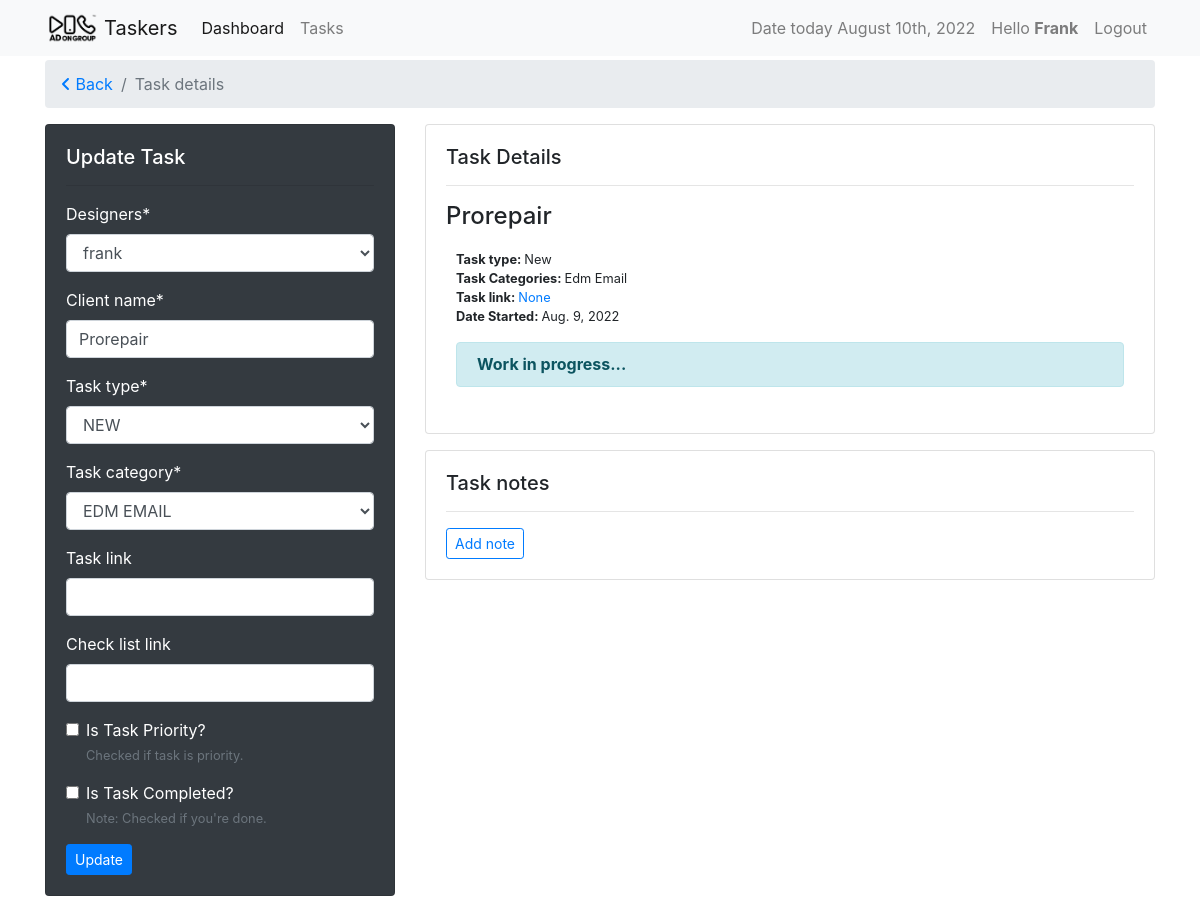
Page /tasks/prorepair-7b591fd9 (signed in) on the earlier database version.
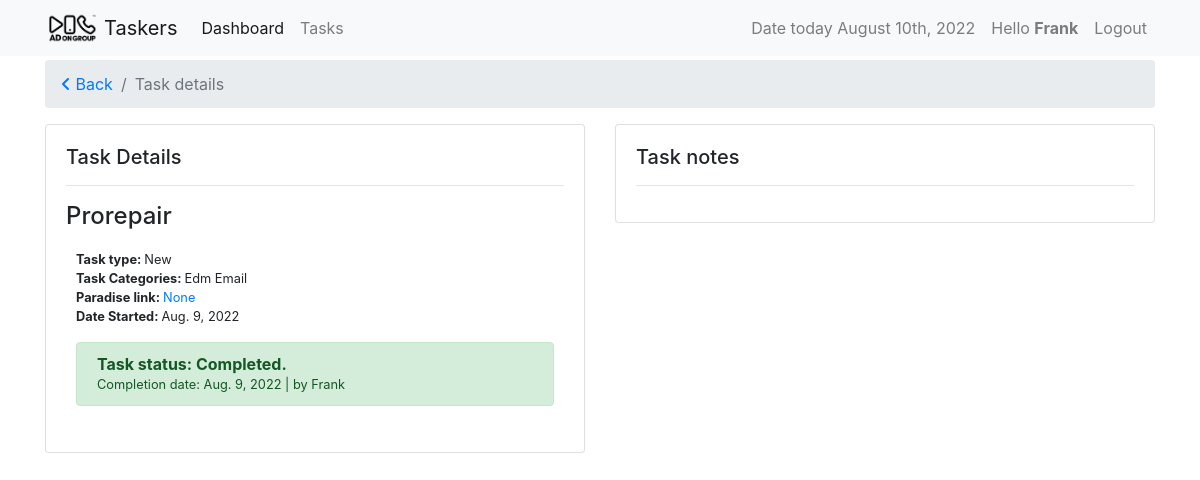
Same page on the later database version.
### tasks/models.py (models this page shows, shortened)
class Task(models.Model):
    slug = models.SlugField(unique=True, null=True, blank=True)
    user = models.ForeignKey(settings.AUTH_USER_MODEL,
                             on_delete=models.CASCADE, verbose_name='designers')
    task_type = models.ForeignKey(
        TaskType, on_delete=models.CASCADE, default=1)
    task_category = models.ForeignKey(
        TaskCategory, on_delete=models.CASCADE, default=1)
    name = models.CharField(max_length=120, verbose_name="Client name")
    paradise_link = models.URLField(
        blank=True, null=True, verbose_name="task link")
    check_list_link = models.URLField(
        max_length=120, verbose_name='check list link', blank=True, null=True)
    is_priority = models.BooleanField(
        default=False, verbose_name="Is Task Priority?", help_text="Checked if task is priority.")
    is_done = models.BooleanField(default=False, verbose_name="Is Task Completed?",
                                  help_text="Note: Checked if you're done.")
    created = models.DateTimeField(auto_now_add=True)
    updated = models.DateTimeField(auto_now=True)
    class Meta:
        ordering = ['-is_priority', 'is_done', '-updated', '-created']

class BaseTime(models.Model):
    created = models.DateTimeField(auto_now_add=True)
    updated = models.DateTimeField(auto_now=True)

class TaskType(BaseTime, models.Model):
    name = models.CharField(max_length=60)
    task_point = models.FloatField(default=0.0)
    def __str__(self):
        return self.name

class TaskCategory(BaseTime, models.Model):
    name = models.CharField(max_length=120, unique=True)
    task_point = models.FloatField(default=0.0)
    class Meta:
        verbose_name_plural = "Task Categories"
    def __str__(self):
        return self.name

### tasks/views.py (the view, shortened to what this page needs)
# urls.py: path('<slug>', views.TaskUpdateView.as_view(), name="taskdetail"),
class TaskUpdateView(View):
    form_class = AdminTaskForm
    template_name = 'task_detail_template.html'
    @method_decorator(login_required)
    def dispatch(self, *args, **kwargs):
        return super().dispatch(*args, **kwargs)
    def get(self, request, *args, **kwargs):
        task_slug = kwargs.get('slug')
        task = get_object_or_404(Task, slug=task_slug)
        remark_form = RemarksForm(request.POST or None)
        if request.user.is_superuser:
            form = AdminTaskForm(request.POST or None, instance=task)
        else:
            form = self.form_class(request.POST or None, instance=task)
        context = {'form': form, 'instance': task, 'remark_form': remark_form}
        return render(request, self.template_name, context)

### tasks/forms.py
class AdminTaskForm(forms.ModelForm):
    class Meta:
        model = Task
        fields = [
            'user',
            'name',
            'task_type',
            'task_category',
            'paradise_link',
            'check_list_link',
            'is_priority',
            'is_done',
        ]

class RemarksForm(forms.ModelForm):
    class Meta:
        model = TaskRemark
        fields = [
            'remarks',
        ]

### tasks/templates/task_detail_template.html (shortened to what this page needs)
{% extends 'base.html' %}
{% load crispy_forms_tags %}
{% block content %}
<nav aria-label="breadcrumb">
    <ol class="breadcrumb">
      <li class="breadcrumb-item"><a href="{{request.META.HTTP_REFERER}}"><i class="fa-solid fa-angle-left"></i> Back</a></li>
      <li class="breadcrumb-item active" aria-current="page">Task details</li>
    </ol>
</nav>
{% if instance.is_done %}
<div class="row">
    <div class="col-sm-6">
        <div class="card mb-3">
            <div class="card-body">
                <h5 class="card-title">Task Details
                </h5>
                <hr>
                <h4>{{ instance.name|title }}</h4>
                <div class="text-details">
                    <p class="card-text">
                        <small><strong>Task type: </strong>{{ instance.task_type|title }}</small> <br>
                        <small><strong>Task Categories: </strong>{{ instance.task_category|title }}</small> <br>
                        <small><strong>Paradise link: </strong><a href="{{ instance.paradise_link }}">{{ instance.paradise_link }}</a></small> <br>
                        <small><strong>Date Started: </strong>{{ instance.created|date }}</small> <br>
                    </p>
                    {% if instance.is_done %}
                    <div class="alert alert-success" role="alert">
                        <strong>Task status: Completed.</strong><br>
                        <small>Completion date: {{ instance.updated|date }} | by {{ instance.user|title }}</small>
                    </div>
                    {% else %}
                    <div class="alert alert-info" role="alert">
                        <strong>Working in progress...</strong>
                    </div>
                    {% endif %}
                </div>
            </div>
        </div>
    </div>
    <div class="col-sm-6">
        <div class="card">
            <div class="card-body">
                <h5>Task notes</h5>
                <hr>
            </div>
        </div>
    </div>
</div>
{% else %}
<div class="row">
    <div class="col-sm-4">
        <div class="card text-white bg-dark mb-3">
            <div class="card-body">
                <h5>Update Task</h5>
                <hr>
                <form method="POST">
                    {{ form|crispy }}
                    <input class="btn btn-primary btn-sm" type="submit" value="Update">
                </form>
            </div>
        </div>
    </div>
    <div class="col-sm-8">
        <div class="card mb-3">
            <div class="card-body">
                <h5 class="card-title">Task Details
                </h5>
                <hr>
                <h4>{{ instance.name|title }}</h4>
                <div class="text-details">
                    <p class="card-text">
                        <small><strong>Task type: </strong>{{ instance.task_type|title }}</small> <br>
                        <small><strong>Task Categories: </strong>{{ instance.task_category|title }}</small> <br>
                        <small><strong>Task link: </strong><a href="{{ instance.paradise_link }}">{{ instance.paradise_link }}</a></small> <br>
                        <small><strong>Date Started: </strong>{{ instance.created|date }}</small> <br>
                    </p>
                    {% if instance.is_done %}
                    <div class="alert alert-success" role="alert">
                        <strong>Task status: Completed.</strong><br>
                        <small>Completion date: {{ instance.updated|date }} | by {{ instance.user|title }}</small>
                    </div>
                    {% else %}
                    <div class="alert alert-info" role="alert">
                        <strong>Work in progress...</strong>
                    </div>
                    {% endif %}
                </div>
            </div>
        </div>
        <div class="card">
            <div class="card-body">
                <h5>Task notes</h5>
                <hr>
                {% if perms.tasks %}
                    {% if perms.tasks.add_taskremark %}
                        <button type="button" class="btn btn-outline-primary btn-sm" data-toggle="modal" data-target="#addNote">
                            Add note
                        </button>
                    {% endif %}
                {% endif %}
            </div>
        </div>
    </div>
</div>
{% endif %}
{% endblock %}

### templates/base.html (shortened to what this page needs)
{% load static %}
{% load l10n %}
<!doctype html>
<html lang="en">
    <head>
        <link rel="stylesheet" href="https://cdn.jsdelivr.net/npm/bootstrap@4.0.0/dist/css/bootstrap.min.css">
        <link rel="stylesheet" type="text/css" href="https://cdn.datatables.net/v/bs5/jq-3.6.0/jszip-2.5.0/dt-1.11.3/af-2.3.7/b-2.0.1/b-html5-2.0.1/b-print-2.0.1/r-2.2.9/datatables.min.css"/>
        <link href="https://cdnjs.cloudflare.com/ajax/libs/font-awesome/6.1.1/css/all.min.css" rel="stylesheet" />
        <link rel="stylesheet" href="https://cdnjs.cloudflare.com/ajax/libs/Chart.js/2.8.0/Chart.min.css" />
        <link rel="stylesheet" href="{% static 'style.css' %}">
    </head>
    <body>
        {% if request.user.is_anonymous %}
            {% block login %}
            {% endblock %}
        {% else %}
        {% include 'includes/header.html' %}
        <div class="container mt-1">
            {% block content %}
            {% endblock %}
        </div>
        {% endif %}
    </body>
</html>

### templates/includes/header.html (shortened to what this page needs)
{% load static %}
{% load tz %}
<nav class="navbar navbar-expand-lg navbar-light bg-light">
    <div class="container">
        <a class="navbar-brand" href="{% url 'taskers:userview' %}">
            <img src="{% static 'img/AOG-logo_black.png' %}" width="auto" height="30" class="d-inline-block align-top" alt="">
            Taskers
        </a>
        <div class="collapse navbar-collapse" id="navbarSupportedContent">
        <ul class="navbar-nav mr-auto">
            <li class="nav-item active">
                <a class="nav-link" href="{% url 'dashboards:dashboard' %}">Dashboard</a>
            </li>
            <li class="nav-item">
                <a class="nav-link" href="{% url 'taskers:userview' %}">Tasks <span class="sr-only">(current)</span></a>
            </li>
        </ul>
        <ul class="navbar-nav float-left">
            <li class="nav-item">
                <a class="nav-link" href="#">
                    {% timezone  "Asia/Manila" %}
                        Date today {% now "F jS, Y" %}
                    {% endtimezone  %}
                </a>
            </li>
            <li class="nav-item">
                <a class="nav-link" href="#">Hello <strong>{{ request.user.get_username|title }}</strong></a>
            </li>
            {% if request.user.is_authenticated %}
            <li class="nav-item">
                <a class="nav-link" href="#" data-toggle="modal" data-target="#logoutModalCenter">Logout</a>
            </li>
            {% endif %}
        </ul>
        </div>
    </div>
</nav>

### tasks/static/style.css (style rules this page uses)
.text-details { padding: 10px; background-color: white; line-height: 1.2; }

Differences in the rows shown:
changed Task "Prorepair": updated (not shown) → "Aug. 9, 2022"; user "frank" → "Frank"; task_type "NEW" → "New"; task_category "EDM EMAIL" → "Edm Email"; is_priority "☐" → (not shown); is_done "☐" → (not shown); name "Prorepair" → (not shown); task_type "New" → (not shown); task_category "Edm Email" → (not shown)
Other differences:
form field value: "Update" → (not shown)
text no longer shown: "Update Task Designers * Client name * Task type * Task category * Task link Check list link Is Task Priority? Checked if task is priority. Is Task Completed? Note: Checked if you're done. Task link: Work in progress... Add note"
text now shown: "Paradise link: Task status: Completed. Completion date: | by"
